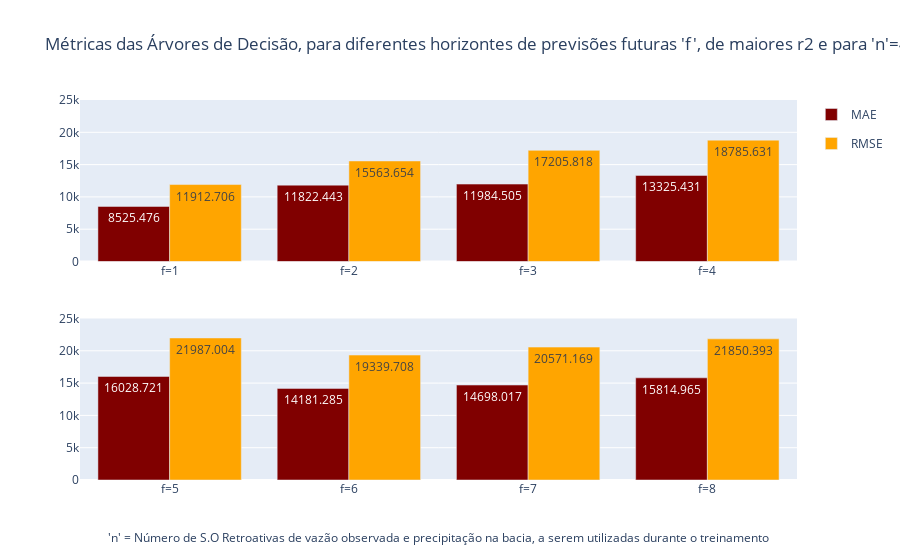

The code cell stored with this chart in its notebook:
### Code cell
from plotly.subplots import make_subplots
import plotly.graph_objects as go

# Custom labels for each subplot
custom_labels_r2_2 = ['f=5', 'f=6', 'f=7', 'f=8']
custom_labels_r2_1 = ['f=1', 'f=2', 'f=3', 'f=4']

# custom_labels_r2_2 = ['f=5 & n=3', 'f=6 & n=2', 'f=7 & n=1', 'f=8 & n=7']
# custom_labels_r2_1 = ['f=1 & n=7', 'f=2 & n=1', 'f=3 & n=5', 'f=4 & n=2']


# Define colors for bars
r2_color = 'maroon'
corr_color = 'orange'

# Create subplots
fig = make_subplots(rows=2, cols=1) # subplot_titles=("Custom Labels for n=5 to n=8", "Custom Labels for n=1 to n=4")

# Add traces to subplot 1
fig.add_trace(go.Bar(
    x=custom_labels_r2_1,
    y=df_plt_2['metrics.mae'][:4],
    text=df_plt_2['metrics.mae'][:4].apply(lambda x: f'{x:.3f}'),  
    hovertemplate='%{y:.3f}',
    name='MAE',
    legendgroup='mae_group',
    marker=dict(color=r2_color)
), row=1, col=1)

fig.add_trace(go.Bar(
    x=custom_labels_r2_1,
    y=df_plt_2['metrics.rmse'][:4],
    text=df_plt_2['metrics.rmse'][:4].apply(lambda x: f'{x:.3f}'),  
    hovertemplate='%{y:.3f}',
    name='RMSE',
    legendgroup='rmse_group',
    showlegend=False,
    marker=dict(color=corr_color)
), row=1, col=1)

# Add traces to subplot 2
fig.add_trace(go.Bar(
    x=custom_labels_r2_2,
    y=df_plt_2['metrics.mae'][4:],
    text=df_plt_2['metrics.mae'][4:].apply(lambda x: f'{x:.3f}'),  
    hovertemplate='%{y:.3f}',
    name='MAE',
    legendgroup='mae_group',
    showlegend=False,
    marker=dict(color=r2_color)
), row=2, col=1)

fig.add_trace(go.Bar(
    x=custom_labels_r2_2,
    y=df_plt_2['metrics.rmse'][4:],
    text=df_plt_2['metrics.rmse'][4:].apply(lambda x: f'{x:.3f}'),  
    hovertemplate='%{y:.3f}',
    name='RMSE',
    legendgroup='rmse_group',
    marker=dict(color=corr_color)
), row=2, col=1)

# Update layout
fig.update_layout(
    title=f"Métricas {name_plots}, para diferentes horizontes de previsões futuras 'f', de maiores r2 e para 'n'=4 (fixo) ",
    #xaxis=dict(title='Número de S.O Retroativas "n" a serem utilizadas durante o treinamento'),
    barmode='group',
)

# Set the same y-axis range for both subplots
fig.update_yaxes(range=[0, 25000], row=1, col=1)
fig.update_yaxes(range=[0, 25000], row=2, col=1)

# Add annotations
fig.add_annotation(text="'n' = Número de S.O Retroativas de vazão observada e precipitação na bacia, a serem utilizadas durante o treinamento",
                   xref="paper", yref="paper",
                   x=0.5, y=-0.18, showarrow=False)

# Add annotations
fig.add_annotation(text="'f' = Número da S.O Futura onde se prevê a vazão",
                   xref="paper", yref="paper",
                   x=0.5, y=-0.25, showarrow=False)

# Show the plot
fig.show()

### Figure 1 — Plotly figure (JSON) as saved in the notebook; plotly's stock layout.template omitted (floating-point values rounded to 4 significant figures)
{"data": [{"hovertemplate": "%{y:.3f}", "legendgroup": "mae_group", "marker": {"color": "maroon"}, "name": "MAE", "text": ["8525.476", "11822.443", "11984.505", "13325.431"], "type": "bar", "x": ["f=1", "f=2", "f=3", "f=4"], "xaxis": "x", "y": [8525.0, 11820.0, 11980.0, 13330.0], "yaxis": "y"}, {"hovertemplate": "%{y:.3f}", "legendgroup": "rmse_group", "marker": {"color": "orange"}, "name": "RMSE", "showlegend": false, "text": ["11912.706", "15563.654", "17205.818", "18785.631"], "type": "bar", "x": ["f=1", "f=2", "f=3", "f=4"], "xaxis": "x", "y": [11910.0, 15560.0, 17210.0, 18790.0], "yaxis": "y"}, {"hovertemplate": "%{y:.3f}", "legendgroup": "mae_group", "marker": {"color": "maroon"}, "name": "MAE", "showlegend": false, "text": ["16028.721", "14181.285", "14698.017", "15814.965"], "type": "bar", "x": ["f=5", "f=6", "f=7", "f=8"], "xaxis": "x2", "y": [16030.0, 14180.0, 14700.0, 15810.0], "yaxis": "y2"}, {"hovertemplate": "%{y:.3f}", "legendgroup": "rmse_group", "marker": {"color": "orange"}, "name": "RMSE", "text": ["21987.004", "19339.708", "20571.169", "21850.393"], "type": "bar", "x": ["f=5", "f=6", "f=7", "f=8"], "xaxis": "x2", "y": [21990.0, 19340.0, 20570.0, 21850.0], "yaxis": "y2"}], "layout": {"annotations": [{"showarrow": false, "text": "'n' = Número de S.O Retroativas de vazão observada e precipitação na bacia, a serem utilizadas durante o treinamento", "x": 0.5, "xref": "paper", "y": -0.18, "yref": "paper"}, {"showarrow": false, "text": "'f' = Número da S.O Futura onde se prevê a vazão", "x": 0.5, "xref": "paper", "y": -0.25, "yref": "paper"}], "barmode": "group", "title": {"text": "Métricas das Árvores de Decisão, para diferentes horizontes de previsões futuras 'f', de maiores r2 e para 'n'=4 (fixo) "}, "xaxis": {"anchor": "y", "domain": [0, 1]}, "xaxis2": {"anchor": "y2", "domain": [0, 1]}, "yaxis": {"anchor": "x", "domain": [0.575, 1], "range": [0, 25000]}, "yaxis2": {"anchor": "x2", "domain": [0, 0.425], "range": [0, 25000]}}}
